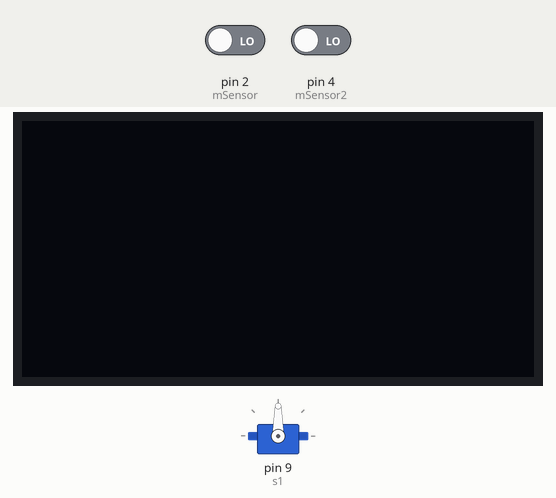
This sketch was run on a simulated Arduino Uno, built with avr-gcc and run on an emulated ATmega328P. On the bench: servo, 128×64 one-colour display. The inputs (shaded band) are chosen by the test bench; at power-on: pin 2 (mSensor) LOW, pin 4 (mSensor2) LOW. What the sketch prints to the serial monitor is not drawn.

Above: at 1.2 s.
1.3 s: pin 2 (mSensor) driven HIGH
At 1.9 s:
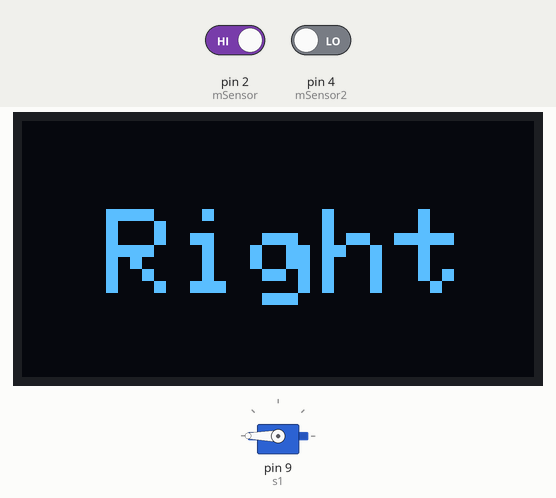
2.8 s: pin 4 (mSensor2) driven HIGH
At 3.3 s:
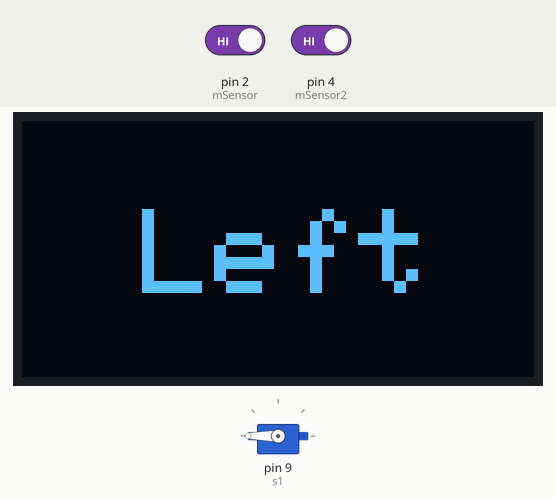
5.8 s: pin 4 (mSensor2) driven LOW
At 6.3 s:
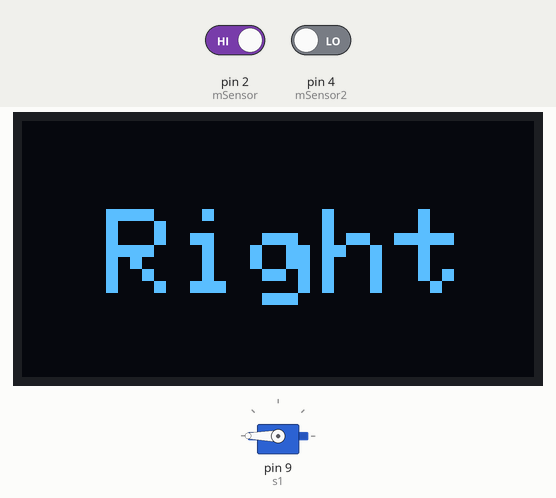
7.3 s: pin 4 (mSensor2) driven HIGH
At 8.1 s:
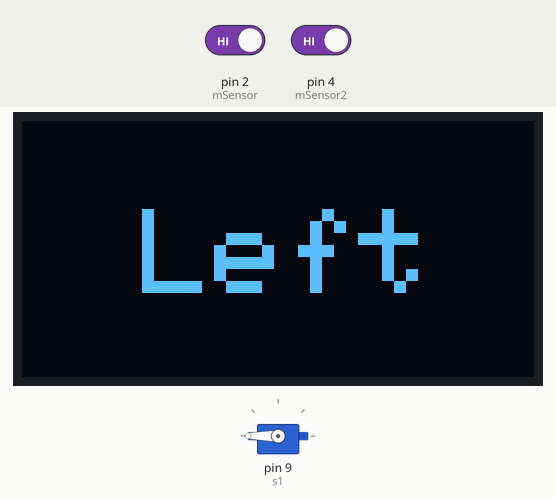
10.3 s: pin 2 (mSensor) driven LOW
At 10.8 s:
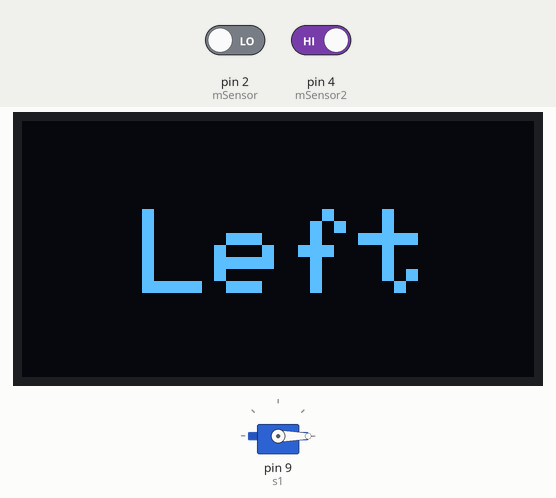
11.8 s: pin 2 (mSensor) driven HIGH
At 12.7 s:
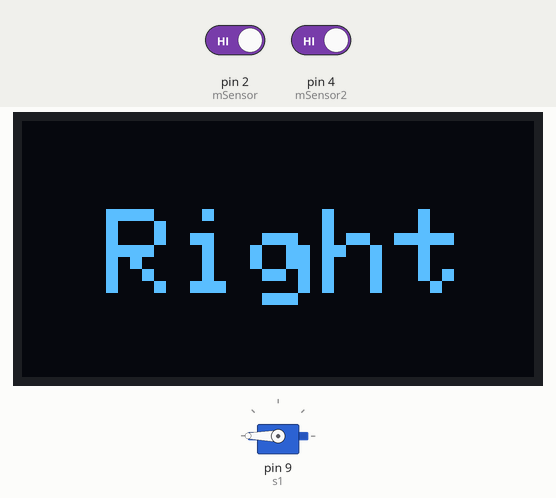
Timing chart, 0 to 62.3 s (numbered marks = the images above; inputs shaded):
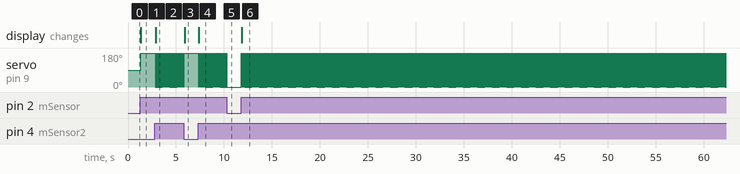

Measured:
- after the input at 1.3 s, servo on pin 9 (s1): 90° → 180° at once; the display: changes at once (image 1)
- after the input at 2.8 s, servo on pin 9 (s1): alternates 180° for 0.03 s and 0° for 0.03 s, starting at once; the display: changes after 0.07 s (image 2)
- after the input at 5.8 s, servo on pin 9 (s1): goes on until 5.8 s, then stays 180°; the display: changes after 0.09 s (image 3)
- after the input at 7.3 s, servo on pin 9 (s1): alternates 180° for 0.03 s and 0° for 0.03 s, starting after 0.05 s; the display: changes after 0.07 s (image 4)
- after the input at 10.3 s, servo on pin 9 (s1): goes on until 10.3 s, then stays 0°
- after the input at 11.8 s, servo on pin 9 (s1): alternates 180° for 0.03 s and 0° for 0.03 s, starting at once; the display: changes at once (image 6)

The sketch:

motionSensor-scienceExhibition.ino
```cpp
// For OLED display
#include <Wire.h>
#include <Adafruit_GFX.h>
#include <Adafruit_SSD1306.h>

#define screenWidth 128
#define screenHeight 64

Adafruit_SSD1306 display(screenWidth,screenHeight);


// For servo motor
#include <Servo.h>


// const int led = 4;
const int mSensor = 2;
int motionDetected;

const int mSensor2 = 4;
int motionDetected2;

// Servo motor
Servo s1;


void setup()
{
//  pinMode(led, OUTPUT);
 pinMode(mSensor, INPUT);
 pinMode(mSensor2, INPUT);
 Serial.begin(9600);

 s1.attach(9);

 display.begin(SSD1306_SWITCHCAPVCC, 0x3C);

}

void loop()
{
 motionDetected = digitalRead(mSensor);
 motionDetected2 = digitalRead(mSensor2);

 if (motionDetected){
  s1.write(180);
  display.clearDisplay();
  display.setTextSize(3);
  display.setTextColor(SSD1306_WHITE);
  display.setCursor(21,22);
  display.print("Right");
  display.display();
  Serial.print("right\n");
 }

 if (motionDetected2) {
  s1.write(0);
  display.clearDisplay();
  display.setTextSize(3);
  display.setTextColor(SSD1306_WHITE);
  display.setCursor(30,22);
  display.print("Left");
  display.display();
  Serial.print("left\n");
 }

}  
```
